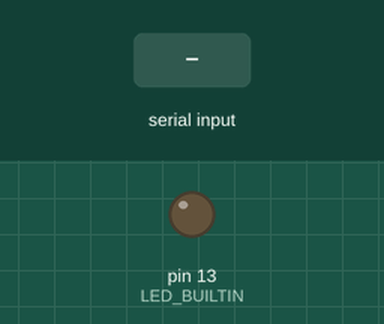
This program was run on a simulated Arduino Uno, built with avr-gcc and run on an emulated ATmega328P. On the bench: output pins drawn as LEDs (lit = HIGH). The inputs (shaded band) are chosen by the test bench.

Above: at 1.2 s.
1.3 s: "ON" received over the second serial link
At 2.5 s:
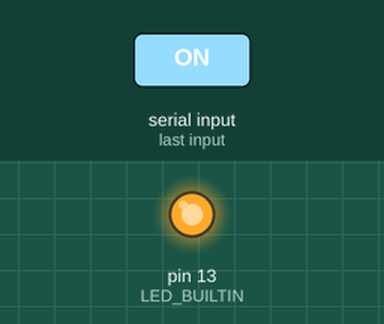
2.8 s: "OFF" received over the second serial link
At 4.1 s:
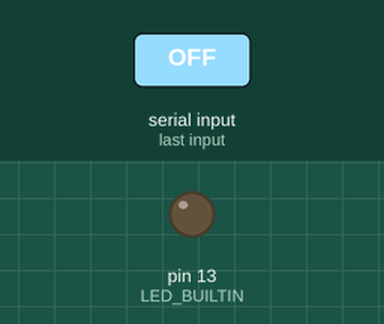
Timing chart, 0 to 5.8 s (numbered marks = the images above; inputs shaded):
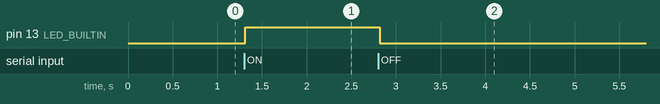

The program:

main.cpp
```cpp
#include <Arduino.h>
#include <SoftwareSerial.h>

#define pinRX 0
#define pinTX 1

#define LED_PIN 13

#define pinR A0

String uart_command = "";
SoftwareSerial softSerial(pinTX, pinRX);
byte skip_bytes = 0;

void setup()
{

  softSerial.begin(9600);
  pinMode(LED_BUILTIN, OUTPUT);
}

void loop()
{
  if (softSerial.available() > 0)
  {
    // Serial.println("Что-то приходит");
    while (softSerial.available())
    {


      uart_command += char(softSerial.read());
      if (uart_command == "ON")
      {
        skip_bytes = 2;
        digitalWrite(LED_BUILTIN, HIGH);
        uart_command = "";
      }

      if (uart_command == "OFF")
      {
        skip_bytes = 2;
        digitalWrite(LED_BUILTIN, LOW);
        uart_command = "";
      }
      delay(10);
      Serial.println(uart_command); //вывод значений, которые приходят по UART
    }

    // for (uint64_t i = 0; i < uart_command.length();)
    // {

    //   if (memcmp(&uart_command[i], "OFF", 3) == 0)
    //   {
    //     i += 3;
    //     digitalWrite(LED_PIN, HIGH);
    //   }
    // }
  }
}
```

Measured:
- after the input at 1.3 s, pin 13 (LED_BUILTIN): LOW → HIGH at once
- after the input at 2.8 s, pin 13 (LED_BUILTIN): HIGH → LOW at once
